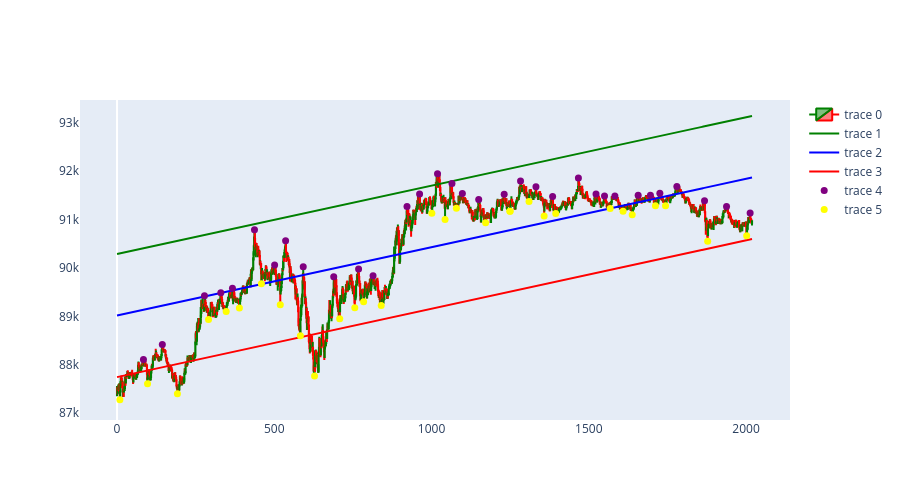

The notebook cell this image was saved under:
### Code cell
plot(symbol='BTC/USDT', kernel=24)

### Figure 1 — Plotly figure (JSON) as saved in the notebook; plotly's stock layout.template omitted (floating-point values rounded to 4 significant figures; data arrays with more than 128 entries replaced by an {"elided": "..."} marker saying what was removed)
{"data": [{"close": {"elided": "2020 float values"}, "decreasing": {"line": {"color": "red"}}, "high": {"elided": "2020 float values"}, "increasing": {"line": {"color": "green"}}, "low": {"elided": "2020 float values"}, "open": {"elided": "2020 float values"}, "type": "candlestick", "x": {"elided": "2020 int values"}}, {"marker": {"color": "green", "size": 7}, "mode": "lines", "type": "scatter", "x": {"elided": "2020 int values"}, "y": {"elided": "2020 float values"}}, {"marker": {"color": "blue", "size": 7}, "mode": "lines", "type": "scatter", "x": {"elided": "2020 int values"}, "y": {"elided": "2020 float values"}}, {"marker": {"color": "red", "size": 7}, "mode": "lines", "type": "scatter", "x": {"elided": "2020 int values"}, "y": {"elided": "2020 float values"}}, {"marker": {"color": "purple", "size": 7}, "mode": "markers", "type": "scatter", "x": [84, 144, 278, 330, 367, 437, 501, 536, 592, 689, 768, 814, 922, 962, 1019, 1065, 1098, 1150, 1231, 1283, 1332, 1385, 1467, 1523, 1550, 1583, 1657, 1696, 1726, 1780, 1868, 1938, 2013], "y": [88110, 88421, 89420.0, 89490.0, 89580.0, 90790.0, 90060.0, 90562, 90030.0, 89820.0, 89980, 89840.0, 91270.0, 91530.0, 91948, 91740.0, 91540.0, 91420.0, 91520.0, 91800.0, 91680.0, 91480.0, 91860.0, 91530.0, 91490.0, 91480.0, 91500, 91500.0, 91540.0, 91680.0, 91390, 91270.0, 91138]}, {"marker": {"color": "yellow", "size": 7}, "mode": "markers", "type": "scatter", "x": [9, 97, 192, 291, 347, 389, 459, 519, 583, 628, 708, 756, 784, 840, 1001, 1043, 1079, 1172, 1249, 1250, 1310, 1358, 1395, 1568, 1609, 1638, 1712, 1744, 1878, 2002], "y": [87280, 87609, 87400.0, 88930.0, 89100, 89180.0, 89680.0, 89240.0, 88600, 87770.0, 88950.0, 89180.0, 89300.0, 89220.0, 91130.0, 91000, 91240.0, 90940.0, 91170.0, 91170.0, 91370.0, 91075, 91123, 91230, 91170, 91100, 91287, 91280.0, 90550.0, 90668]}], "layout": {"autosize": true, "height": 500, "xaxis": {"rangeslider": {"visible": false}, "showgrid": false}, "yaxis": {"showgrid": false}}}
